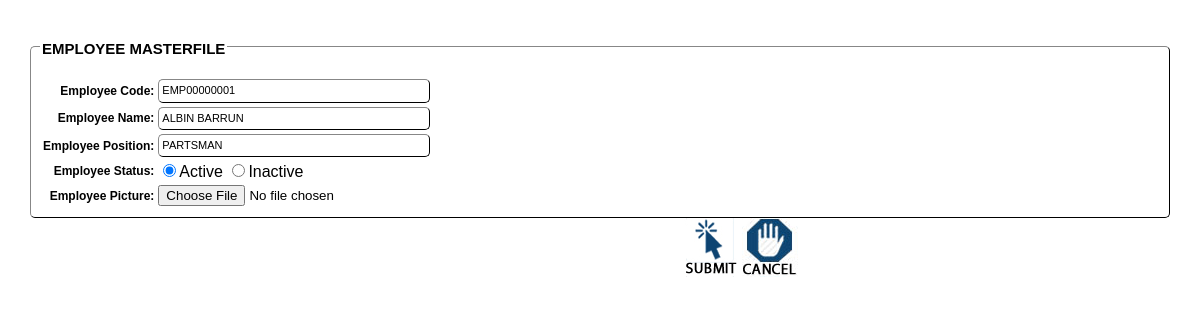
The app's page /employee_edit.php?empid=EMP00000001 (signed in) with its own data.
### tables this page shows
CREATE TABLE `tbl_employee` (
  `emp_id` varchar(20) NOT NULL,
  `employee` varchar(60) NOT NULL,
  `position` varchar(50) DEFAULT NULL,
  `emp_status` enum('0','1','2') NOT NULL DEFAULT '1',
  `emp_image` varchar(100) NOT NULL,
  `emp_created` datetime NOT NULL,
  `contactno` varchar(50) DEFAULT NULL,
  `emailaddress` varchar(100) DEFAULT NULL,
  PRIMARY KEY (`emp_id`),
  UNIQUE KEY `emp_id` (`emp_id`,`employee`)
);

### employee_edit.php (the view, shortened to what this page needs)
<?php
	require_once("conf/db_connection.php");
	$emp_id = $_GET['empid'];
	$qry = "SELECT * FROM tbl_employee WHERE emp_id = '$emp_id'";
	$result = $dbo->query($qry);
	foreach($result as $row){
		$emp_id = $row['emp_id'];
		$employee = $row['employee'];
		$position = $row['position'];
		$emp_status = $row['emp_status'];
		$emp_image = $row['emp_image'];
	}
?>
<html>
<head>
<link rel="stylesheet" type="text/css" href="style/cal.css" />
<link rel="stylesheet" type="text/css" href="style/forms.css" />
</head>
<body>
	<form method="post" name="employee_form" class="form" onSubmit="return ValidateMe();" enctype="multipart/form-data">
		<fieldset form="form_employee" name="form_employee">
		<legend><p id="title">Employee Masterfile</p></legend>
		<table>
			<tr>
				<td class ="label"><label name="lbl_emp_id">Employee Code:</label>
				<td class ="input"><input type="text" name="emp_id" value="<?=$emp_id;?>" readonly style="width:272px"></td>
			</tr>
			<tr>
				<td class ="label"><label name="lbl_employee">Employee Name:</label>
				<td class ="input"><input type="text" name="employee" id="employee" value="<?=$employee;?>" style="width:272px"></td>
			</tr>
			<tr>
			<td class ="label"><label name="lbl_employee">Employee Position:</label>
			<td class ="input"><input type="text" name="position" id="position" value="<?=$position;?>" style="width:272px"></td>
		</tr>
			<tr>
				<td class ="label"><label name="lbl_emp_status">Employee Status:</label>
				<td class="input">
					<input type="radio" name="emp_status" value="1" <? if($emp_status == 1){ echo 'checked'; }?>>Active
					<input type="radio" name="emp_status" value="0" <? if($emp_status == 0){ echo 'checked'; }?>>Inactive</td>
			</tr>
			<tr>
				<td class ="label"><label name="lbl_emp_image">Employee Picture:</label>
				<td class ="input"><input type="file" name="emp_image" value="<?=$emp_image;?>" style="width:272px"></td>
			</tr>
		</table>
		</fieldset>
		<p class="button">
			<input type="submit" value="" name="update" />
			<a href ="employee_list.php"><input type="button" value="" class="cancel" style="cursor: pointer;" /></a>
		</p>
	</form>
</body>
</html>

### style/forms.css (style rules this page uses)
body { font-family: Helvetica, Arial, sans-serif; font-size:12px; }
.form { margin: 20px; }
fieldset { border : 1px outset #333; -moz-border-radius: 5px; -webkit-border-radius: 5px; -khtml-border-radius: 5px; border-radius: 5px; }
#title { font-weight: bold; font-size: 15px; text-transform:uppercase; margin-top: 20px; }
.label { text-align: right; font-weight: bold; font-size:12px; }
input[type="text"], input[type="password"],textarea, select { font-size: 11px; line-height:140%; color : #000; padding : 3px; border : 1px outset #333; -moz-border-radius: 5px; -webkit-border-radius: 5px; -khtml-border-radius: 5px; border-radius: 5px; }
.button { padding-left: 655px; margin-top: 0; }
a { cursor:pointer; }
input[type="submit"] { background-image:url(../images/submit.jpg); width: 56px; height: 59px; border: 0; cursor: pointer; }
input[type="button"] { background-image:url(../images/cancel.jpg); width: 56px; height: 59px; border: 0; }

### records on screen
tbl_employee: emp_id "EMP00000001", employee "ALBIN BARRUN", position "PARTSMAN", emp_status "☑"
